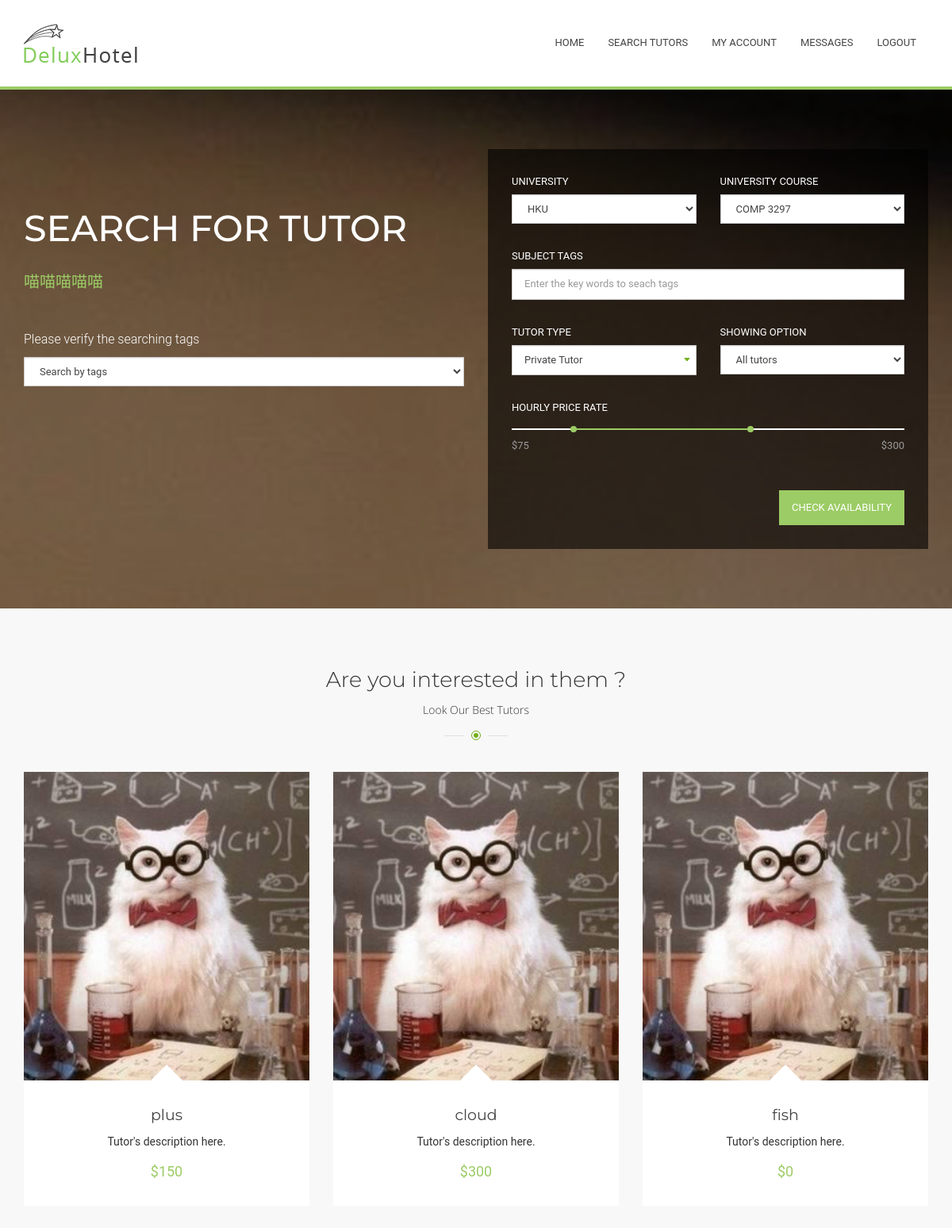
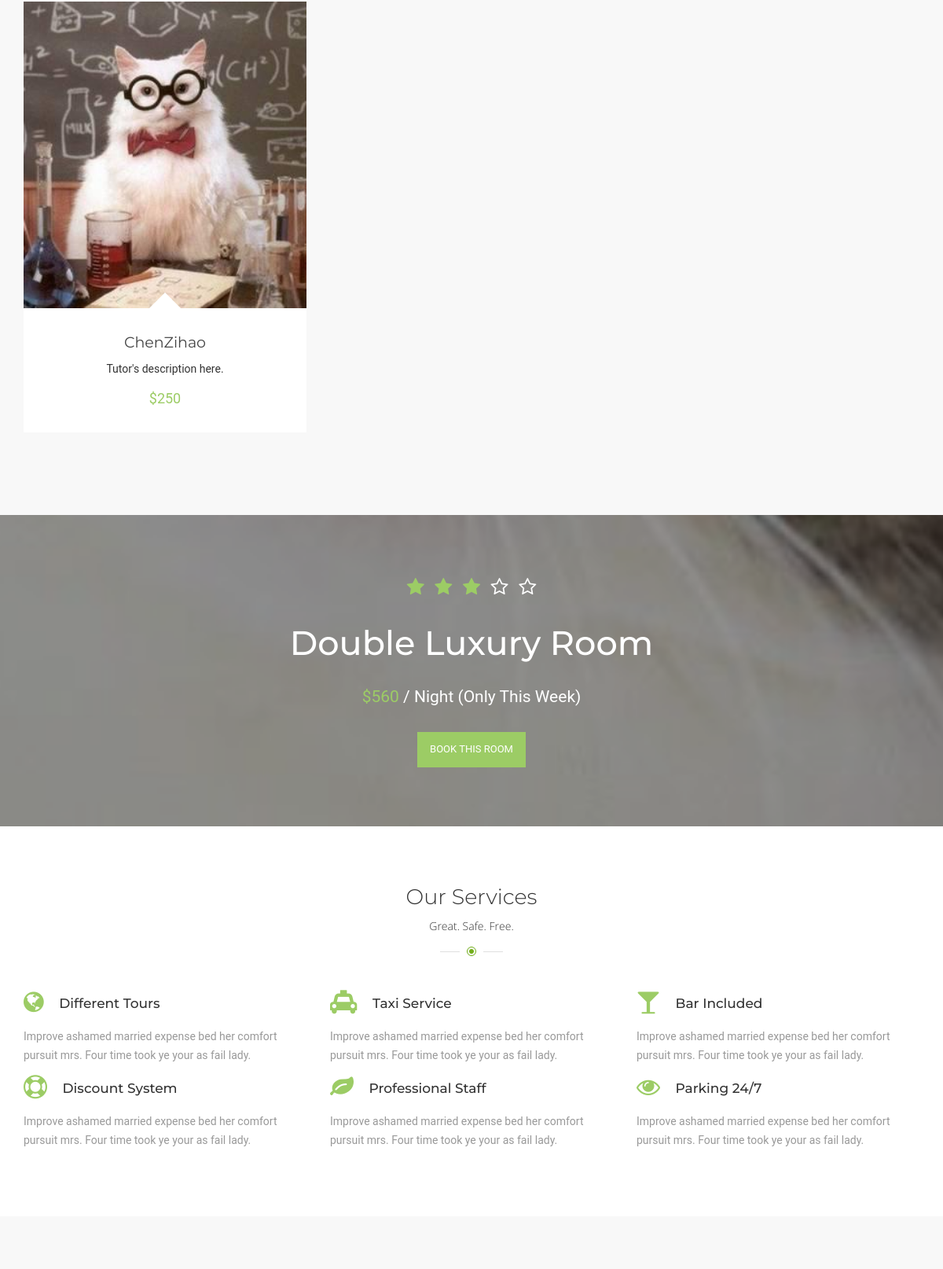
The app's page /Tutorial/5/ (signed in, upper part) with its own data (2 pictures, top to bottom).
### Tutorial/models.py (models this page shows, shortened)
class Tutor(models.Model):
    myuser = models.ForeignKey(MyUser, on_delete=models.CASCADE,null=True)
    timeslot = models.CharField(max_length=672, default="111111111111111111111111111111111111111111111111111111111111111111111111111111111111111111111111111111111111111111111111111111111111111111111111111111111111111111111111111111111111111111111111111111111111111111111111111111111111111111111111111111111111111111111111111111111111111111111111111111111111111111111111111111111111111111111111") #for private tutor todo: should update every half an hour
    hourly_rate = models.IntegerField(default=0) #todo: eight digit for student so can tell if he have

class MyUser(models.Model):
    user = models.ForeignKey(User, on_delete = models.CASCADE )
    wallet = models.ForeignKey(Wallet, on_delete = models.CASCADE)

### Tutorial/views.py (the view)
# urls.py: url(r'^(?P<myuser_id>[0-9]+)/$', views.index, name='index'),
def index(request, myuser_id):
    if not request.user.is_authenticated(): #visitor or client
        return render(request, 'home.html')
    myuser = MyUser.objects.get(user=request.user)  # myuser = get_object_or_404(MyUser, pk=myuser_id)
    all_tutors = Tutor.objects.all()
    private_tutors = PrivateTutor.objects.all()
    params = {"user": myuser, "latest_Tutor_list": all_tutors, 'user': myuser}
    return render(request, 'searchtutors/index.html', params)

### Tutorial/templates/searchtutors/index.html (shortened to what this page needs)
{% extends "Menu.html" %}
{% block content %}
     <section class="bg-parallax parallax-window" onload="getValue();">
        <div class="overlay"></div>
        <div class="container">
          <div class="row">
            <div class="col-lg-6 col-md-6 col-sm-12 col-xs-12">
              <div class="parallax-text">
                <h2 class="parallax_t __white">Search For Tutor</h2>
                <h2 class="parallax_t __green">喵喵喵喵喵</h2>
                <p>Please verify the searching tags</p>
                  <select class="form-control __plannerSelect" onchange="modeChange(this)" name="selectMode">
                      <option value="1" selected='selected'id="byTags">Search by tags</option>
                  </select>
              </div>
            </div>
            <div class="col-lg-6 col-md-6 col-sm-12 col-xs-12 planner">
              <div class="planner-block" id="planner" value="testing">
                <form class="form-planner form-horizontal" id="SearchByName">
                  <div class="row" >
                    <div class="col-lg-6 col-md-6 col-sm-12 col-xs-12">
                      <div class="form-group">
                        <label>University</label>
                        <select class="form-control __plannerSelect">
                              <option value="">HKU</option>
                        </select>
                      </div>
                    </div>
                    <div class="col-lg-6 col-md-6 col-sm-12 col-xs-12">
                      <div class="form-group">
                        <label>University course</label>
                        <select class="form-control __plannerSelect">
                              <option value="">COMP 3297</option>
                        </select>
                      </div>
                    </div>
                  </div>
                  <div class="row">
                    <div class="col-lg-12 col-md-12 col-sm-12 col-xs-12">
                      <div class="form-group">
                          <label>Subject Tags</label>
                          <input type="text" class="form-control" placeholder="Enter the key words to seach tags">
                      </div>
                    </div>
                  </div>
                  <div class="row">
                    <div class="col-lg-6 col-md-6 col-sm-12 col-xs-12">
                      <div class="form-group">
                          <label>Tutor Type</label>
                          <div class="theme-select">
                            <select class="form-control __plannerSelect">
                              <option value="">Private Tutor</option>
                            </select>
                          </div>
                        </div>
                      </div>
                    <div class="col-lg-6 col-md-6 col-sm-6 col-xs-12">
                      <div class="form-group">
                          <label>Showing Option </label>
                           <select class="form-control __plannerSelect">
                              <option value="">All tutors</option>
                            </select>
                        </div>
                      </div>
                  </div>
                  <div class="row">
                    <div class="col-lg-12 col-md-12 col-sm-12">
                      <div class="form-group">
                          <label>Hourly Price Rate</label>
                          <div id="slider-range"></div>
                          <div id="amount"><span id="amount1"></span><span id="amount2"></span></div>
                        </div>
                      </div>
                  </div>
                  <div class="row">
                    <div class="col-lg-12 col-md-12 col-sm-12">
                      <div class="planner-check-availability">
                        <a href="wizzard-step1.html" class="btn btn-default">Check availability</a>
                      </div>
                    </div>
                  </div>
                </form>
              </div>
            </div>
          </div>
        </div>
    </section>
    <section class="best-tutor">
      <div class="container">
        <div class="title-main">
          <h2 class="h2">Are you interested in them ?<span class="title-secondary">Look Our Best Tutors</span></h2>
        </div>
        <div class="best-tutor-carousel">
          <ul class="row best-tutor_ul">
              {%for Tutor in latest_Tutor_list%}
            <li class="col-lg-4 col-md-4 col-sm-6 col-xs-12 best-tutor_li">
              <div class="best-tutor_img">
                <a href="{% url 'Tutorial:tutorpage' user.id Tutor.id %}"><img src="/static/bootstrap/images/best-rooms/1.jpg" alt=""></a>
              </div>
              <div class="best-tutor-info">
                <div class="best-tutor_t"><a href="{% url 'Tutorial:tutorpage' user.id Tutor.id %}">{{Tutor.myuser.user.username}}</a></div>
                <div class="best-tutor_desc">Tutor's description here.
                </div>
                <div class="best-tutor_rate">
                  <span>${{Tutor.hourly_rate}}</span>
                </div>
              </div>
            </li>
              {% endfor %}
          </ul>
        </div>
      </div>
    </section>
      <section class="banner bg-parallax2">
        <div class="overlay"></div>
      <div class="banner-parallax">
        <div class="container">
          <div class="text-center">
            <div class="banner-parallax_raiting">
              <a href="#"><span class="star __selected"></span></a>
              <a href="#"><span class="star __selected"></span></a>
              <a href="#"><span class="star __selected"></span></a>
              <a href="#"><span class="star"></span></a>
              <a href="#"><span class="star"></span></a>
            </div>
            <h2 class="banner-parallax_t">Double Luxury Room</h2>
            <div class="banner-parallax_price"><span>$560</span> / Night (Only This Week)</div>
            <a href="#" class="btn btn-default">Book this room</a>
          </div>
        </div>
      </div>
    </section>
    <section class="section">
      <div class="container">
        <div class="title-main"><h2 class="h2">Our Services<span class="title-secondary">Great. Safe. Free.</span></h2></div>
        <div class="row">
          <div class="col-lg-4 col-md-4 col-sm-6">
            <h3 class="service_title"><i class="fa fa-globe"></i> Different Tours</h3>
            <p>Improve ashamed married expense bed her comfort pursuit mrs. Four time took ye your as fail lady.</p>
          </div>
          <div class="col-lg-4 col-md-4 col-sm-6">
            <h3 class="service_title"><i class="fa fa-taxi"></i> Taxi Service</h3>
            <p>Improve ashamed married expense bed her comfort pursuit mrs. Four time took ye your as fail lady.</p>
          </div>
          <div class="col-lg-4 col-md-4 col-sm-6">
            <h3 class="service_title"><i class="fa fa-glass"></i> Bar Included</h3>
            <p>Improve ashamed married expense bed her comfort pursuit mrs. Four time took ye your as fail lady.</p>
          </div>
          <div class="col-lg-4 col-md-4 col-sm-6">
            <h3 class="service_title"><i class="fa fa-life-ring"></i> Discount System</h3>
            <p>Improve ashamed married expense bed her comfort pursuit mrs. Four time took ye your as fail lady.</p>
          </div>
          <div class="col-lg-4 col-md-4 col-sm-6">
            <h3 class="service_title"><i class="fa fa-leaf"></i> Professional Staff</h3>
            <p>Improve ashamed married expense bed her comfort pursuit mrs. Four time took ye your as fail lady.</p>
          </div>
          <div class="col-lg-4 col-md-4 col-sm-6">
            <h3 class="service_title"><i class="fa fa-eye"></i> Parking 24/7</h3>
            <p>Improve ashamed married expense bed her comfort pursuit mrs. Four time took ye your as fail lady.</p>
          </div>
        </div>
      </div>
    </section>
    <section class="testimonials">
    </section>
{% endblock %}

### records on screen
Tutor: myuser.user.username "plus", hourly_rate "150"
Tutor: myuser.user.username "cloud", hourly_rate "300"
Tutor: myuser.user.username "fish", hourly_rate "0"
Tutor: myuser.user.username "ChenZihao", hourly_rate "250"
